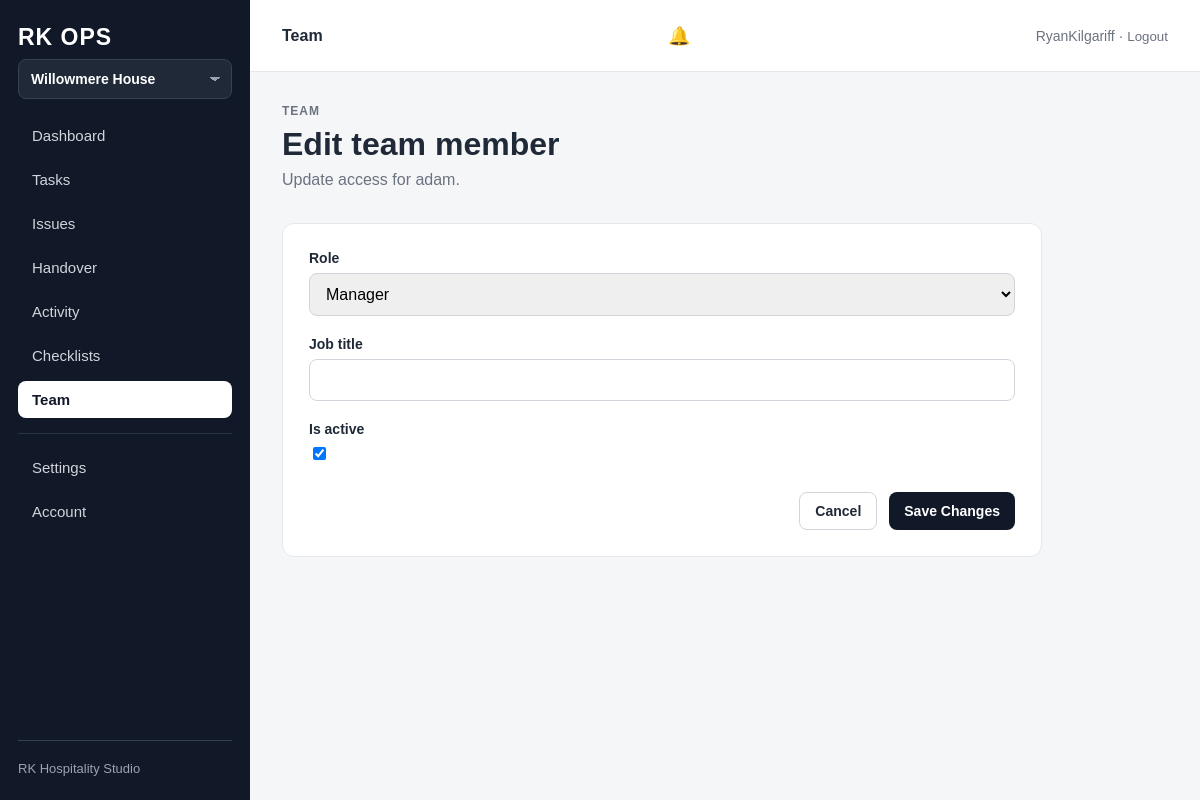
/p/willowmere-house/team/3/edit/ (signed in), run on an earlier commit of the app's database.
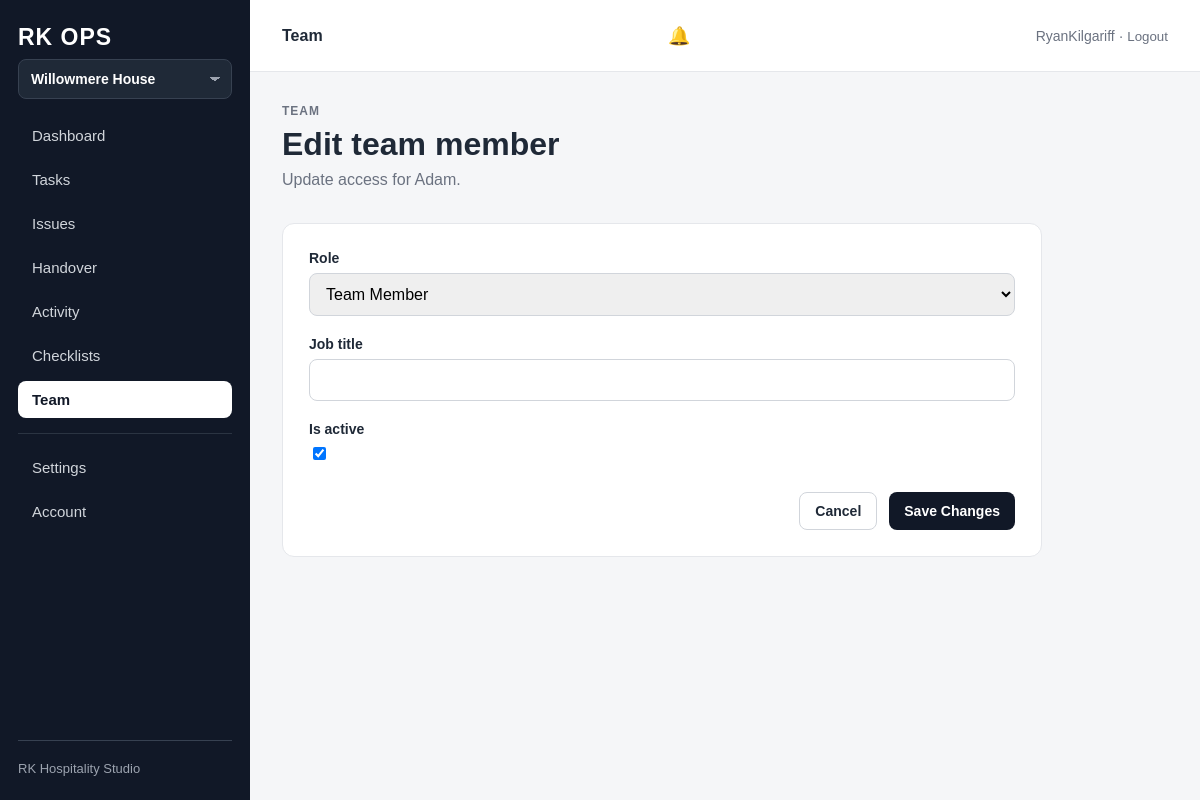
And on a later commit of the database.
### accounts/models.py (models this page shows, shortened)
class PropertyMembership(models.Model):
    class Role(models.TextChoices):
        OWNER = "owner", "Owner / Admin"
        MANAGER = "manager", "Manager"
        SUPERVISOR = "supervisor", "Supervisor"
        TEAM_MEMBER = "team_member", "Team Member"
    property = models.ForeignKey(
        Property,
        on_delete=models.CASCADE,
        related_name="memberships",
    )
    user = models.ForeignKey(
        settings.AUTH_USER_MODEL,
        on_delete=models.CASCADE,
        related_name="property_memberships",
    )
    role = models.CharField(
        max_length=20,
        choices=Role.choices,
        default=Role.TEAM_MEMBER,
    )
    job_title = models.CharField(
        max_length=100,
        blank=True,
    )
    is_active = models.BooleanField(default=True)
    created_at = models.DateTimeField(auto_now_add=True)
    class Meta:
        constraints = [
            models.UniqueConstraint(
                fields=["property", "user"],
                name="unique_property_user_membership",
            )
        ]
        ordering = [
            "user__first_name",
            "user__username",
        ]

### operations/views.py (the view)
@login_required
def team_member_edit(request, property_slug, pk):
    property_obj = require_management_access(
        request.user,
        property_slug,
    )
    membership = get_object_or_404(
        PropertyMembership.objects.select_related(
            "user",
        ),
        pk=pk,
        property=property_obj,
    )
    if request.method == "POST":
        form = MembershipEditForm(
            request.POST,
            instance=membership,
        )
        if form.is_valid():
            form.save()
            return redirect(
                "operations:team_list",
                property_slug=property_obj.slug,
            )
    else:
        form = MembershipEditForm(
            instance=membership,
        )
    context = {
        "property": property_obj,
        "membership": membership,
        "form": form,
        "active_page": "team",
        "form_mode": "edit",
    }
    return render(
        request,
        "operations/team_form.html",
        context,
    )

### accounts/forms.py
class MembershipEditForm(forms.ModelForm):
    class Meta:
        model = PropertyMembership
        fields = [
            "role",
            "job_title",
            "is_active",
        ]
        widgets = {
            "role": forms.Select(
                attrs={"class": "form-control"}
            ),
            "job_title": forms.TextInput(
                attrs={"class": "form-control"}
            ),
        }

### operations/utils.py (called while the page is built, shortened)
def get_property_for_user(
    user,
    property_slug,
):
    property_obj = get_object_or_404(
        Property.objects.select_related(
            "organisation"
        ),
        slug=property_slug,
        is_active=True,
    )
    if user.is_superuser:
        return property_obj, None

def require_management_access(
    user,
    property_slug,
):
    property_obj, membership = (
        get_property_for_user(
            user,
            property_slug,
        )
    )
    if user.is_superuser:
        return property_obj

### operations/templates/operations/team_form.html (shortened to what this page needs)
{% extends "operations/base.html" %}
{% block topbar_title %}
Team
{% endblock %}
{% block content %}
<p class="page-eyebrow">
    Team
</p>
<h1 class="page-title">
    {% if form_mode == "edit" %}
        Edit team member
    {% else %}
        Add team member
    {% endif %}
</h1>
<p class="page-subtitle">
    {% if form_mode == "edit" %}
        Update access for {{ membership.user.username }}.
    {% else %}
        Create a staff account for {{ property.name }}.
    {% endif %}
</p>
<section class="section">
    <form
        method="post"
        class="form-card"
    >
        {% for field in form %}
            <div class="form-group">
                <label for="{{ field.id_for_label }}">
                    {{ field.label }}
                </label>
                {{ field }}
            </div>
        {% endfor %}
        <div class="form-actions">
            <a
                href="{% url 'operations:team_list' property.slug %}"
                class="secondary-button"
            >
                Cancel
            </a>
            <button
                type="submit"
                class="button"
            >
                {% if form_mode == "edit" %}
                    Save Changes
                {% else %}
                    Add Team Member
                {% endif %}
            </button>
        </div>
    </form>
</section>
{% endblock %}

What changed in the data, as far as the page shows it:
changed PropertyMembership: user.username "adam" → "Adam"; role "Manager" → "Team Member"
